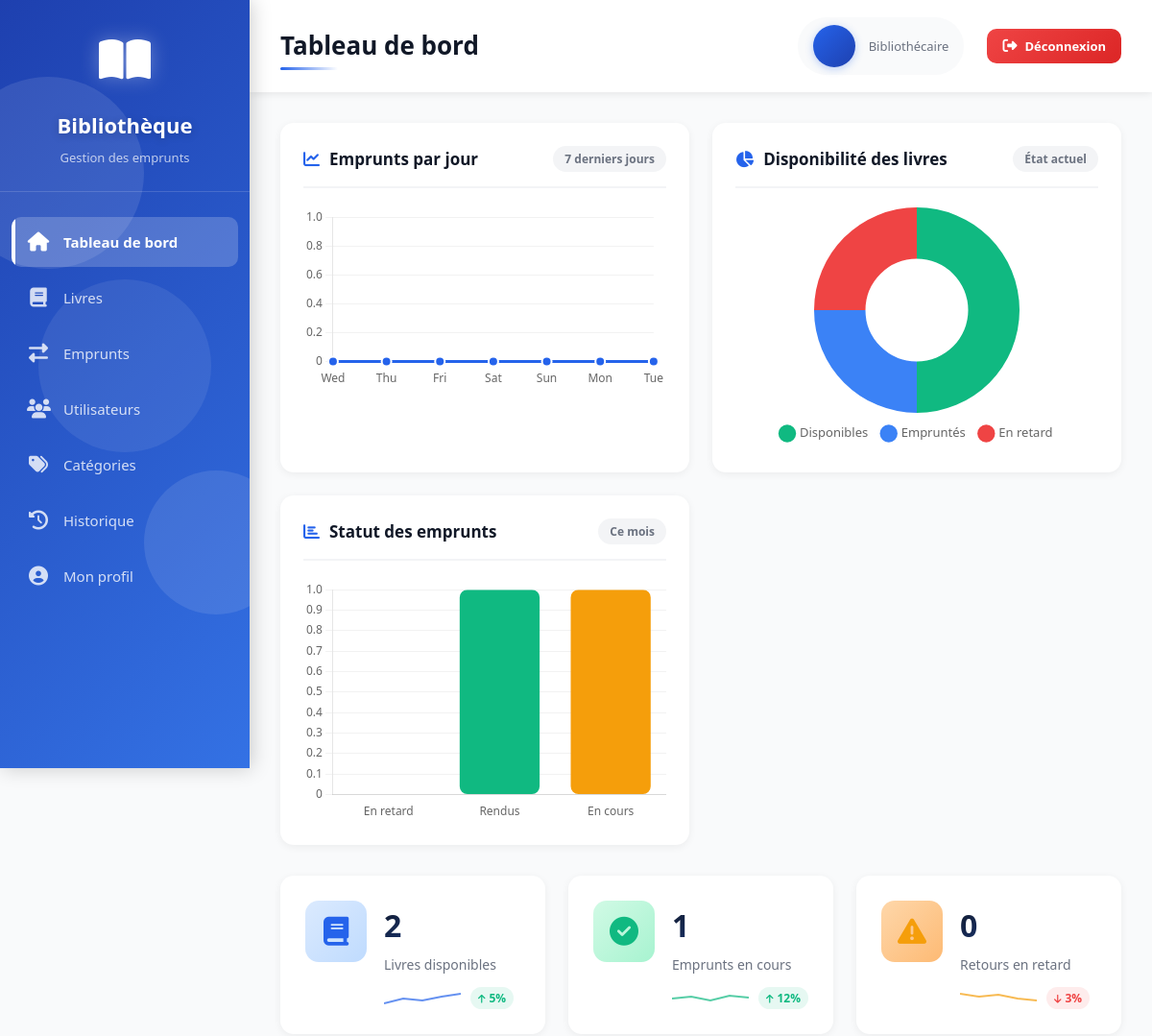
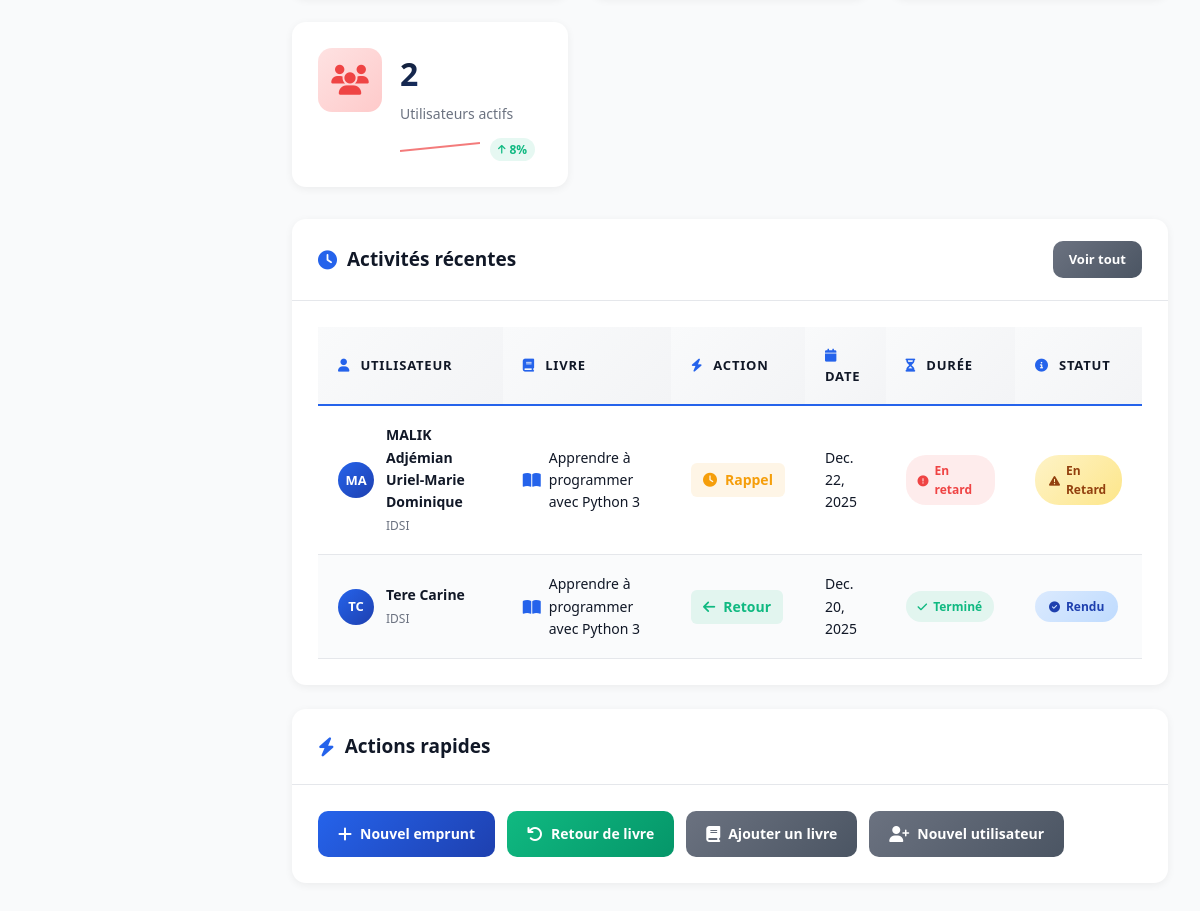
Page /dashboard/ (signed in) on the earlier database version (2 pictures, top to bottom).
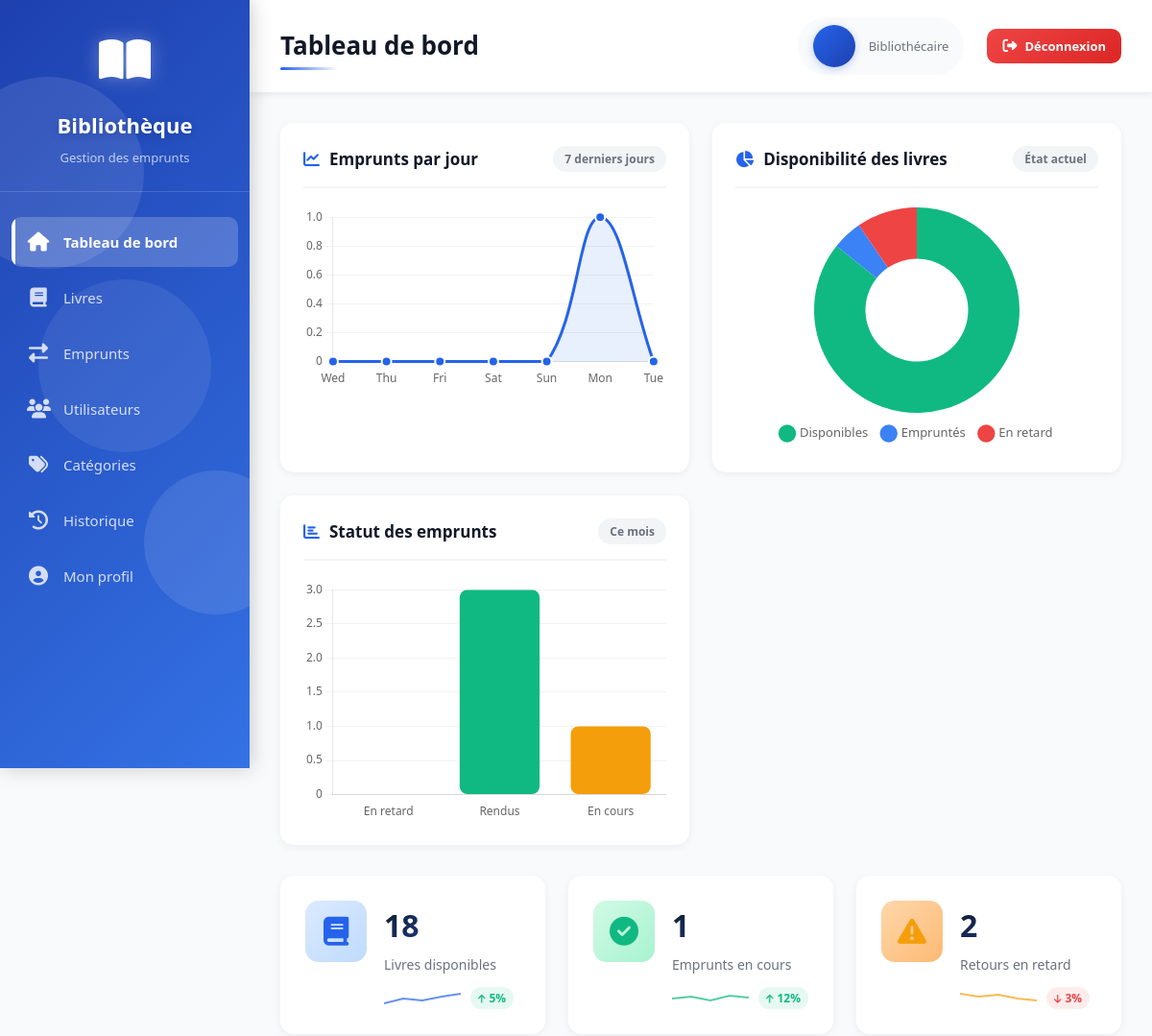
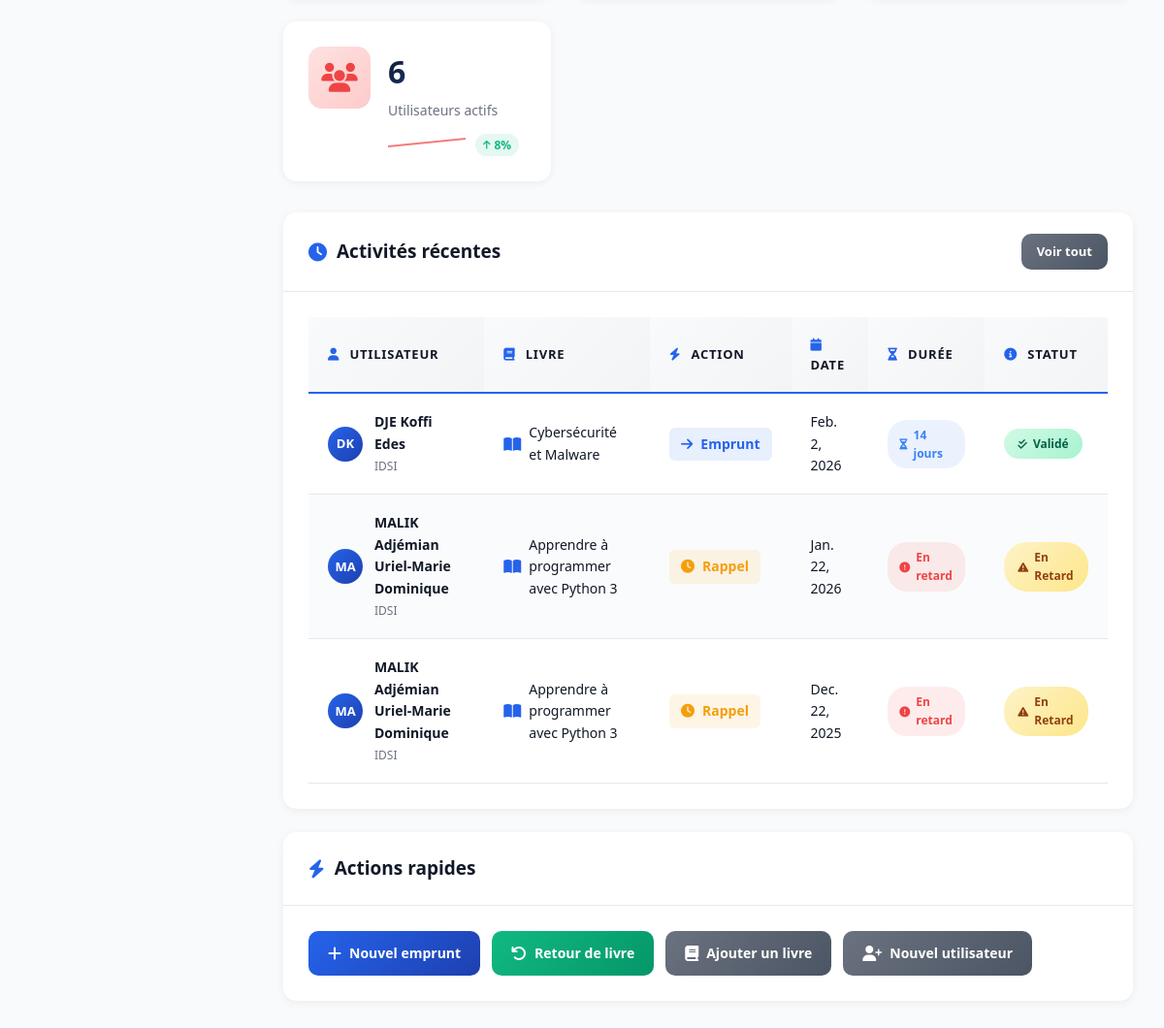
Same page on the later database version (2 pictures, top to bottom).
### books/models.py (models this page shows, shortened)
class Emprunter(models.Model):
    dateEmprunt = models.DateField()
    dateRetourPrevu = models.DateField()
    dateRetourEffectif = models.DateField(null=True,blank=True)
    etudiant= models.ForeignKey(Etudiant,on_delete=models.CASCADE)
    livre = models.ForeignKey(Livre,on_delete=models.CASCADE)
    status = models.CharField(max_length=10, choices=STATUS_CHOICES)
    etat_livre = models.CharField(max_length=50, null=True, choices=ETAT_LIVRE_CHOICES)
    observation =  models.CharField(max_length=20, null=True)
    def is_overdue(self):
        today = timezone.now().date()
        if self.dateRetourEffectif:
            return self.dateRetourEffectif > self.dateRetourPrevu
        return today > self.dateRetourPrevu

class Etudiant(models.Model):
    matricule = models.CharField(max_length=12,primary_key=True,unique=True)
    nom = models.CharField(max_length=50,null=False)
    prenoms = models.CharField(max_length=150,null=False)
    dateNaiss = models.DateField()
    telephone = models.CharField(max_length=20,validators=[phone_validator],null=False)
    emailPers = models.CharField(max_length=50, null=False)
    emailInst = models.CharField(max_length=50, null=False)
    numChambre = models.CharField(max_length=5)
    is_active = models.BooleanField(default=True)
    ecole = models.ForeignKey(Ecole,on_delete=models.CASCADE)

class Ecole(models.Model):
    nom = models.CharField(max_length=50,null=False)

class Livre(models.Model):
    isbn = models.CharField(max_length=10, null=False)
    titre = models.CharField(max_length=100, null=False)
    langue = models.CharField(max_length=2, choices=LANGUAGES_CHOICES)
    quantite = models.SmallIntegerField(default=1)
    nbre_pages = models.SmallIntegerField()
    annee_publication = models.IntegerField(
        validators=[
            MinValueValidator(1400),          # éviter les années aberrantes
            MaxValueValidator(current_year)   # pas de date dans le futur
        ],
        null=True,
        blank=True
    )
    emplacement = models.CharField(max_length=200,null=True,blank=True)
    resume = models.TextField(null=True,blank=True)
    editeur = models.ForeignKey(Editeur,on_delete=models.CASCADE)
    auteur = models.ForeignKey(Auteur,on_delete=models.CASCADE)
    categorie = models.ForeignKey(Categorie,on_delete=models.CASCADE)
    def available_quantity(self):
        emprunts = Emprunter.objects.filter(
            livre=self,
            status="active"
        ).count()
        return self.quantite - emprunts

### app/views.py (the view)
# urls.py: path('dashboard/', views.dash, name="dashboard"),
@login_required(login_url='signin')
def dash(request):
    today = now().date()
    last_week = today - timedelta(days=6)  # pour les 7 derniers jours
    total_books = sum([book.available_quantity() for book in Livre.objects.all()])
    active_loans = Emprunter.objects.filter(status="active").count()
    late_returns = Emprunter.objects.filter(status="late").count()
    total_users = Etudiant.objects.filter(is_active=True).count()
    late_returns_with_returned = Emprunter.objects.filter(
    Q(dateRetourEffectif__gt=F('dateRetourPrevu')) |
    Q(dateRetourPrevu__lt=now().date(), dateRetourEffectif__isnull=True),
    status="returned"
).count()
    loans_last_7_days = []
    labels_last_7_days = []
    for i in range(7):
        day = last_week + timedelta(days=i)
        labels_last_7_days.append(day.strftime("%a"))  # Lun, Mar, ...
        loans_count = Emprunter.objects.filter(dateEmprunt=day).count()
        loans_last_7_days.append(loans_count)
    total_disponibles = sum([book.available_quantity() for book in Livre.objects.all()])
    total_empruntes = sum([book.quantite - book.available_quantity() for book in Livre.objects.all()])
    total_en_retard = sum([1 for emprunt in Emprunter.objects.all() if emprunt.is_overdue()])
    status_counts = Emprunter.objects.values('status').annotate(count=Count('id'))
    status_dict = {s['status']: s['count'] for s in status_counts}
    loans_status = {
        "late": status_dict.get("late", 0),
        "returned": status_dict.get("returned", 0),
        "active": status_dict.get("active", 0)
    }
    recent_activities = Emprunter.objects.all().order_by("-dateEmprunt")[:3]
    activities_placeholder = recent_activities if recent_activities else []
    context = {
        "total_books": total_books,
        "active_loans": active_loans,
        "late_returns": late_returns_with_returned,
        "total_users": total_users,
        "labels_last_7_days": labels_last_7_days,
        "loans_last_7_days": loans_last_7_days,
        "total_disponibles": total_disponibles,
        "total_empruntes": total_empruntes,
        "total_en_retard": total_en_retard,
        "loans_status": loans_status,
        "recent_activities": recent_activities,
        "activities_placeholder": activities_placeholder
    }
    return render(request, 'dashboard.html', context)

### templates/dashboard.html (shortened to what the changed rows need)
{% extends 'base.html' %}
{% block page_title %}Tableau de bord{% endblock %}
{% block content %}
<div class="charts-grid">
    <div class="chart-card">
        <div class="chart-body">
            <canvas id="loansLineChart"></canvas>
        </div>
    </div>
    <div class="chart-card">
        <div class="chart-body">
            <canvas id="availabilityDonutChart"></canvas>
        </div>
    </div>
    <div class="chart-card">
        <div class="chart-body">
            <canvas id="loansStatusBarChart"></canvas>
        </div>
    </div>
</div>
<div class="stats-grid">
    <div class="stat-card">
        <div class="stat-details">
            <h4>{{ total_books }}</h4>
            <p>Livres disponibles</p>
            <div class="mini-trend">
                <svg class="trend-line" width="80" height="20">
                    <polyline points="0,15 20,10 40,12 60,8 80,5" stroke="#2563eb" stroke-width="2" fill="none"/>
                </svg>
                <span class="trend-value positive"><i class="fas fa-arrow-up"></i> 5%</span>
            </div>
        </div>
    </div>
    <div class="stat-card">
        <div class="stat-details">
            <h4>{{ late_returns }}</h4>
            <p>Retours en retard</p>
            <div class="mini-trend">
                <svg class="trend-line" width="80" height="20">
                    <polyline points="0,5 20,8 40,6 60,10 80,12" stroke="#f59e0b" stroke-width="2" fill="none"/>
                </svg>
                <span class="trend-value negative"><i class="fas fa-arrow-down"></i> 3%</span>
            </div>
        </div>
    </div>
    <div class="stat-card">
        <div class="stat-details">
            <h4>{{ total_users }}</h4>
            <p>Utilisateurs actifs</p>
            <div class="mini-trend">
                <svg class="trend-line" width="80" height="20">
                    <polyline points="0,12 20,10 40,8 60,6 80,4" stroke="#ef4444" stroke-width="2" fill="none"/>
                </svg>
                <span class="trend-value positive"><i class="fas fa-arrow-up"></i> 8%</span>
            </div>
        </div>
    </div>
</div>
<div class="card">
    <div class="card-body">
        <div class="table-responsive">
            <table class="modern-table">
                <thead>
                    <tr>
                        <th><i class="fas fa-user"></i> Utilisateur</th>
                        <th><i class="fas fa-book"></i> Livre</th>
                        <th><i class="fas fa-bolt"></i> Action</th>
                        <th><i class="fas fa-calendar"></i> Date</th>
                        <th><i class="fas fa-hourglass-half"></i> Durée</th>
                        <th><i class="fas fa-info-circle"></i> Statut</th>
                    </tr>
                </thead>
                <tbody>
                    {% for activity in recent_activities|default:activities_placeholder %}
                    <tr class="table-row-animate">
                        <td>
                            <div class="user-cell">
                                <div class="user-avatar-small">
                                    {{ activity.etudiant.nom.0 }}{{ activity.etudiant.prenoms.0 }}
                                </div>
                                <div class="user-info-cell">
                                    <strong>{{ activity.etudiant.nom }} {{ activity.etudiant.prenoms }}</strong><br>
                                    <small class="text-muted">{{ activity.etudiant.ecole.nom }}</small>
                                </div>
                            </div>
                        </td>
                        <td>
                            <div class="book-cell">
                                <i class="fas fa-book-open text-primary"></i>
                                <span>{{ activity.livre.titre }}</span>
                            </div>
                        </td>
                        {% if activity.is_overdue %}
                        <td>
                            <div class="action-cell warning">
                                <i class="fas fa-clock"></i>
                                <span>Rappel</span>
                            </div>
                        </td>
                        <td>{{ activity.dateEmprunt }}</td>
                        <td>
                            <span class="duration-badge danger">
                                <i class="fas fa-exclamation-circle"></i> En retard
                            </span>
                        </td>
                        <td>
                            <span class="badge badge-warning">
                                <i class="fas fa-exclamation-triangle"></i> En retard
                            </span>
                        </td>
                        {% elif activity.status == "returned" %}
                        <td>
                            <div class="action-cell success">
                                <i class="fas fa-arrow-left"></i>
                                <span>Retour</span>
                            </div>
                        </td>
                        <td>{{ activity.dateEmprunt }}</td>
                        <td>
                            <span class="duration-badge success">
                                <i class="fas fa-check"></i> Terminé
                            </span>
                        </td>
                        <td>
                            <span class="badge badge-info">
                                <i class="fas fa-check-circle"></i> Rendu
                            </span>
                        </td>
                        {% else %}
                        <td>
                            <div class="action-cell primary">
                                <i class="fas fa-arrow-right"></i>
                                <span>Emprunt</span>
                            </div>
                        </td>
                        <td>{{ activity.dateEmprunt }}</td>
                        <td>
                            <span class="duration-badge info">
                                <i class="fas fa-hourglass-half"></i> 14 jours
                            </span>
                        </td>
                        <td>
                            <span class="badge badge-success">
                                <i class="fas fa-check-double"></i> Validé
                            </span>
                        </td>
                        {% endif %}
                    </tr>
                    {% endfor %}
                </tbody>
            </table>
        </div>
    </div>
</div>
{% endblock %}

Differences in the rows shown:
no longer on this page (row unchanged): Emprunter: etudiant.nom.0 "T", etudiant.prenoms.0 "C", etudiant.nom "Tere", etudiant.prenoms "Carine", etudiant.ecole.nom "IDSI", livre.titre "Apprendre à programmer avec Python 3", dateEmprunt "Dec. 20, 2025"
added Emprunter: etudiant.nom.0 "D", etudiant.prenoms.0 "K", etudiant.nom "DJE", etudiant.prenoms "Koffi Edes", etudiant.ecole.nom "IDSI", livre.titre "Cybersécurité et Malware", dateEmprunt "Feb. 2, 2026"
added Emprunter: etudiant.nom.0 "M", etudiant.prenoms.0 "A", etudiant.nom "MALIK", etudiant.prenoms "Adjémian Uriel-Marie Dominique", etudiant.ecole.nom "IDSI", livre.titre "Apprendre à programmer avec Python 3", dateEmprunt "Jan. 22, 2026"
Other differences:
chart data {{ loans_last_7_days|safe }}: [0, 0, 0, 0, 0, 0, 0] → [0, 0, 0, 0, 0, 1, 0]
chart data {{ total_disponibles }}: 2 → 18
chart data {{ total_en_retard }}: 1 → 2
chart data {{ loans_status|safe }}: {'late': 0, 'returned': 1, 'active': 1} → {'late': 0, 'returned': 3, 'active': 1}
{{ total_books }}: "2" → "18"
{{ late_returns }}: "0" → "2"
{{ total_users }}: "2" → "6"
